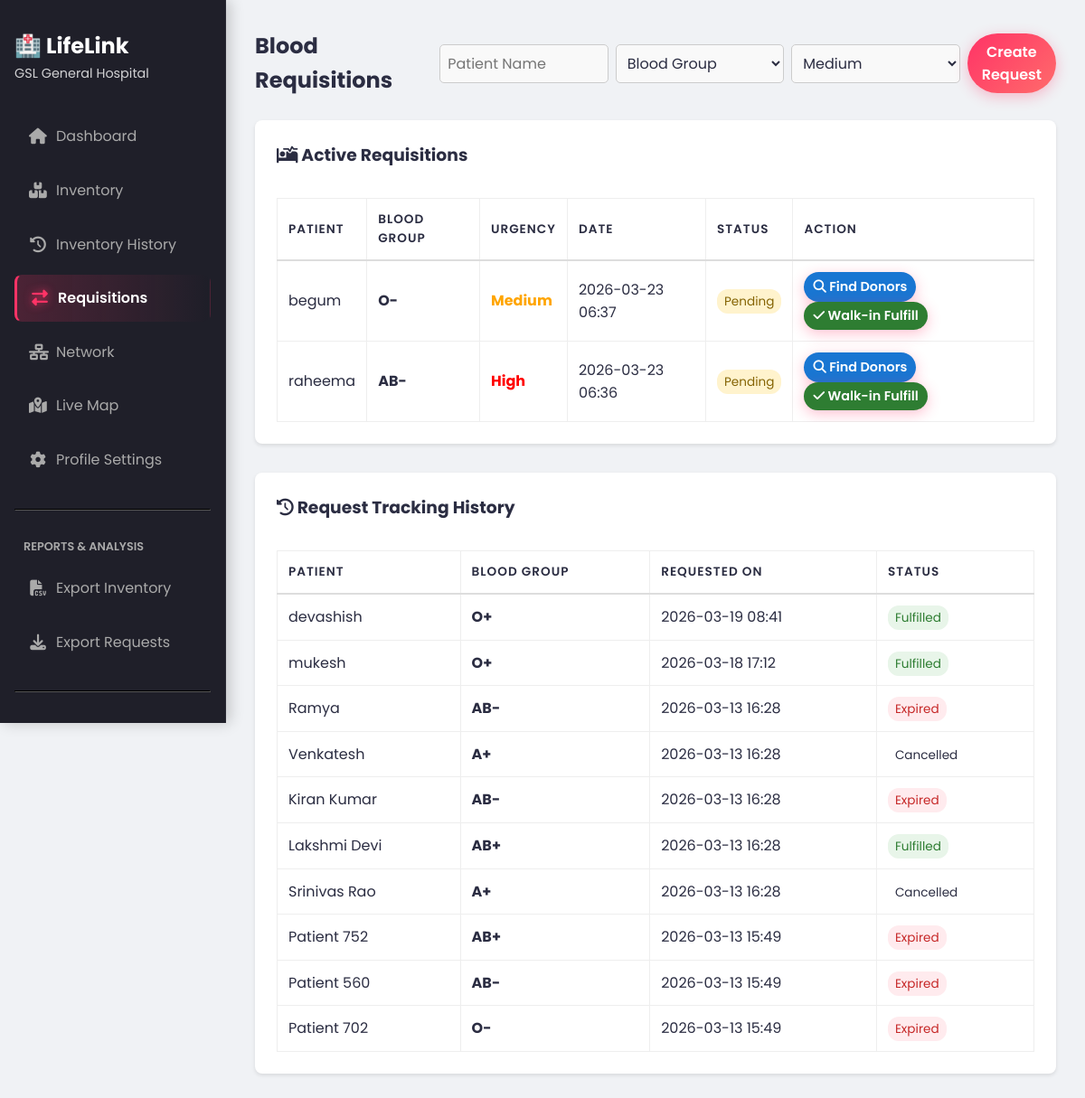
/hospital/requisition (signed in), run on the app's committed database.
### models.py (models this page shows, shortened)
class Hospital(UserMixin, db.Model):
    __tablename__ = 'hospitals'
    id = db.Column(db.Integer, primary_key=True)
    name = db.Column(db.String(100), nullable=False)
    email = db.Column(db.String(100), unique=True, nullable=True)
    password_hash = db.Column(db.String(200), nullable=True)
    city = db.Column(db.String(50), nullable=False)
    address = db.Column(db.String(255), nullable=False)
    mobile_number = db.Column(db.String(20), unique=True, nullable=False)
    latitude = db.Column(db.Float, nullable=True)
    longitude = db.Column(db.Float, nullable=True)
    blood_stock = db.Column(db.JSON, default={})
    is_approved = db.Column(db.Boolean, default=True)

class BloodRequest(db.Model):
    __tablename__ = 'blood_requests'
    id = db.Column(db.Integer, primary_key=True)
    requester_id = db.Column(db.Integer, db.ForeignKey('users.id'), nullable=True)
    patient_name = db.Column(db.String(100), nullable=False)
    blood_group = db.Column(db.String(5), nullable=False)
    hospital_name = db.Column(db.String(100), nullable=False)
    hospital_location = db.Column(db.String(255), nullable=True)
    req_latitude = db.Column(db.Float, nullable=False)
    req_longitude = db.Column(db.Float, nullable=False)
    urgency_level = db.Column(db.String(20), default='Medium')
    contact_number = db.Column(db.String(15), nullable=False)
    status = db.Column(db.String(20), default='Pending') # Pending, Fulfilled, Cancelled, Expired
    fulfilled_by_id = db.Column(db.Integer, db.ForeignKey('users.id'), nullable=True)
    expiry_days = db.Column(db.Integer, default=5)
    expiry_at = db.Column(db.DateTime, nullable=True)
    created_at = db.Column(db.DateTime, default=datetime.utcnow)
    requester = db.relationship('User', foreign_keys=[requester_id], backref='requests')
    fulfilled_by = db.relationship('User', foreign_keys=[fulfilled_by_id], backref='fulfilled_requests')

### app.py (the view, shortened to what this page needs)
@app.route('/hospital/requisition', methods=['GET', 'POST'])
@login_required
def hospital_requisition():
    if not isinstance(current_user, Hospital): return redirect(url_for('home'))
    reqs = BloodRequest.query.filter_by(hospital_name=current_user.name).order_by(BloodRequest.created_at.desc()).all()
    return render_template('hospital/requisition.html', reqs=reqs)

### app.py (called while the page is built, shortened)
@app.after_request
def add_header(response):
    response.headers['Cache-Control'] = 'no-store, no-cache, must-revalidate, post-check=0, pre-check=0, max-age=0'
    response.headers['Pragma'] = 'no-cache'
    response.headers['Expires'] = '-1'
    return response

@login_manager.user_loader
def load_user(user_id):
    if user_id.startswith('admin_'):
        try:
            uid = int(user_id.split('_')[1])
            return db.session.get(Admin, uid)
        except (IndexError, ValueError):
            return None
    if user_id.startswith('hospital_'):
        try:
            uid = int(user_id.split('_')[1])
            hosp = db.session.get(Hospital, uid)
            if hosp and not hosp.is_approved:
                return None
            return hosp
        except (IndexError, ValueError):
            return None

@app.context_processor
def inject_translations():
    lang = session.get('lang', 'en')
    def _t(key, **kwargs):
        text = TRANSLATIONS.get(lang, TRANSLATIONS['en']).get(key, key)
        for k, v in kwargs.items():
            text = text.replace(f"{{{k}}}", str(v))
        return text
    return dict(_=_t, current_lang=lang, datetime=datetime)

@app.before_request
def run_background_tasks():
    if not request.path.startswith('/static'):
        try:
            update_request_statuses()
            send_eligibility_reminders()
        except:
            pass # Keep app stable if DB is not ready

def update_request_statuses():
    try:
        now = datetime.utcnow()
        expiry_threshold = now - timedelta(hours=24)
        expired_reqs = BloodRequest.query.filter(
            BloodRequest.status == 'Pending',
            BloodRequest.created_at <= expiry_threshold
        ).all()
        for req in expired_reqs:
            req.status = 'Expired'
        expired_broadcasts = HospitalBroadcast.query.filter(
            HospitalBroadcast.status == 'Active',
            HospitalBroadcast.created_at <= expiry_threshold
        ).all()
        for b in expired_broadcasts:
            b.status = 'Expired'
        db.session.commit()
    except Exception as e:
        print(f"Error updating request statuses: {e}")
        db.session.rollback()

### templates/hospital/requisition.html (shortened to what this page needs)
{% extends 'hospital/base.html' %}
{% block hospital_content %}
<div style="display: flex; justify-content: space-between; align-items: center; margin-bottom: 1.5rem;">
    <h2>Blood Requisitions</h2>
    <form method="POST" action="{{ url_for('hospital_requisition') }}" style="display: flex; gap: 0.5rem; align-items: center;">
        <input type="text" name="patient_name" placeholder="Patient Name" required style="padding: 0.5rem; border: 1px solid #ccc; border-radius: 5px;">
        <select name="blood_group" required style="padding: 0.5rem; border: 1px solid #ccc; border-radius: 5px;">
            <option value="">Blood Group</option>
        </select>
        <select name="urgency_level" required style="padding: 0.5rem; border: 1px solid #ccc; border-radius: 5px;">
            <option value="Medium" selected>Medium</option>
        </select>
        <button type="submit" class="btn" style="padding: 0.5rem 1rem;">Create Request</button>
    </form>
</div>
{% set active_reqs = reqs | selectattr('status', 'in', ['Pending', 'Assigned']) | list %}
{% set past_reqs = reqs | rejectattr('status', 'in', ['Pending', 'Assigned']) | list %}
<div style="background: var(--surface); padding: 1.5rem; border-radius: 8px; box-shadow: 0 2px 4px rgba(0,0,0,0.1); margin-bottom: 2rem;">
    <h3><i class="fas fa-procedures"></i> Active Requisitions</h3>
    {% if active_reqs %}
    <div style="overflow-x: auto; margin-top: 1rem;">
        <table class="table" style="width: 100%; border-collapse: collapse;">
            <thead>
                <tr style="background: #f8f9fa; text-align: left;">
                    <th style="padding: 12px; border-bottom: 2px solid #ddd;">Patient</th>
                    <th style="padding: 12px; border-bottom: 2px solid #ddd;">Blood Group</th>
                    <th style="padding: 12px; border-bottom: 2px solid #ddd;">Urgency</th>
                    <th style="padding: 12px; border-bottom: 2px solid #ddd;">Date</th>
                    <th style="padding: 12px; border-bottom: 2px solid #ddd;">Status</th>
                    <th style="padding: 12px; border-bottom: 2px solid #ddd;">Action</th>
                </tr>
            </thead>
            <tbody>
                {% for r in active_reqs %}
                <tr style="border-bottom: 1px solid #eee;">
                    <td style="padding: 12px;">{{ r.patient_name }}</td>
                    <td style="padding: 12px;"><strong>{{ r.blood_group }}</strong></td>
                    <td style="padding: 12px; font-weight: bold;" class="urgency-{{ r.urgency_level|lower }}">{{ r.urgency_level }}</td>
                    <td style="padding: 12px;">{{ r.created_at.strftime('%Y-%m-%d %H:%M') }}</td>
                    <td style="padding: 12px;">
                        <span class="badge-base status-{{ r.status|lower }}">{{ r.status }}</span>
                    </td>
                    <td style="padding: 12px;">
                        {% if r.status == 'Pending' %}
                        <a href="{{ url_for('hospital_find_donors', req_id=r.id) }}" class="btn" style="background: #1976d2; padding: 5px 10px; font-size: 0.9em; margin-right: 5px;" title="Find Donors via AI"><i class="fas fa-search"></i> Find Donors</a>
                        <form method="POST" action="{{ url_for('fulfill_requisition', req_id=r.id) }}" style="display:inline;">
                            <button type="submit" class="btn" style="background: #2e7d32; padding: 5px 10px; font-size: 0.9em;" title="Mark Fulfilled"><i class="fas fa-check"></i> Walk-in Fulfill</button>
                        </form>
                        {% elif r.status == 'Assigned' %}
                        <form method="POST" action="{{ url_for('fulfill_requisition', req_id=r.id) }}" style="display:inline;">
                            <button type="submit" class="btn" style="background: #2e7d32; padding: 5px 10px; font-size: 0.9em;" title="Mark Complete"><i class="fas fa-check-double"></i> Complete Donation</button>
                        </form>
                        {% endif %}
                    </td>
                </tr>
                {% endfor %}
            </tbody>
        </table>
    </div>
    {% else %}
    <p style="color: #666; margin-top: 1rem; text-align: center; padding: 2rem;">No active requisitions right now.</p>
    {% endif %}
</div>
<div style="background: var(--surface); padding: 1.5rem; border-radius: 8px; box-shadow: 0 2px 4px rgba(0,0,0,0.1);">
    <h3><i class="fas fa-history"></i> Request Tracking History</h3>
    {% if past_reqs %}
    <div style="overflow-x: auto; margin-top: 1rem;">
        <table class="table" style="width: 100%; border-collapse: collapse;">
            <thead>
                <tr style="background: #f8f9fa; text-align: left;">
                    <th style="padding: 12px; border-bottom: 2px solid #ddd;">Patient</th>
                    <th style="padding: 12px; border-bottom: 2px solid #ddd;">Blood Group</th>
                    <th style="padding: 12px; border-bottom: 2px solid #ddd;">Requested On</th>
                    <th style="padding: 12px; border-bottom: 2px solid #ddd;">Status</th>
                </tr>
            </thead>
            <tbody>
                {% for r in past_reqs %}
                <tr style="border-bottom: 1px solid #eee;">
                    <td style="padding: 12px;">{{ r.patient_name }}</td>
                    <td style="padding: 12px;"><strong>{{ r.blood_group }}</strong></td>
                    <td style="padding: 12px;">{{ r.created_at.strftime('%Y-%m-%d %H:%M') }}</td>
                    <td style="padding: 12px;">
                        <span class="badge-base status-{{ r.status|lower }}">{{ r.status }}</span>
                    </td>
                </tr>
                {% endfor %}
            </tbody>
        </table>
    </div>
    {% else %}
    <p style="color: #666; margin-top: 1rem; text-align: center; padding: 2rem;">No request history found.</p>
    {% endif %}
</div>
{% endblock %}

### templates/hospital/base.html (shortened to what this page needs)
<!DOCTYPE html>
<html lang="{{ current_lang }}">
<head>
    <link rel="stylesheet" href="{{ url_for('static', filename='css/style.css') }}">
    <link rel="stylesheet" href="https://cdnjs.cloudflare.com/ajax/libs/font-awesome/6.4.0/css/all.min.css">
</head>
<body>
    <div class="sidebar">
        <h2>🏥 LifeLink</h2>
        <p style="font-size: 0.9em; margin-bottom: 2rem; opacity: 0.8;">{{ current_user.name }}</p>
        <a href="{{ url_for('hospital_dashboard') }}" class="{{ 'active' if request.endpoint == 'hospital_dashboard' else '' }}"><i class="fas fa-home"></i> Dashboard</a>
        <a href="{{ url_for('hospital_inventory') }}" class="{{ 'active' if request.endpoint == 'hospital_inventory' else '' }}"><i class="fas fa-boxes"></i> Inventory</a>
        <a href="{{ url_for('hospital_history') }}" class="{{ 'active' if request.endpoint == 'hospital_history' else '' }}"><i class="fas fa-history"></i> Inventory History</a>
        <a href="{{ url_for('hospital_requisition') }}" class="{{ 'active' if request.endpoint == 'hospital_requisition' or request.endpoint == 'fulfill_requisition' else '' }}"><i class="fas fa-exchange-alt"></i> Requisitions</a>
        <a href="{{ url_for('hospital_network') }}" class="{{ 'active' if request.endpoint == 'hospital_network' else '' }}"><i class="fas fa-network-wired"></i> Network</a>
        <a href="{{ url_for('hospital_map') }}" class="{{ 'active' if request.endpoint == 'hospital_map' else '' }}"><i class="fas fa-map-marked-alt"></i> Live Map</a>
        <a href="{{ url_for('hospital_profile') }}" class="{{ 'active' if request.endpoint == 'hospital_profile' else '' }}"><i class="fas fa-cog"></i> Profile Settings</a>
        <hr style="border-color: #555; margin: 20px 0;">
        <div style="padding: 10px; color: #aaa; text-transform: uppercase; font-size: 0.8em; font-weight: 600;">Reports & Analysis</div>
        <a href="{{ url_for('hospital_export', report_type='inventory') }}"><i class="fas fa-file-csv"></i> Export Inventory</a>
        <a href="{{ url_for('hospital_export', report_type='requests') }}"><i class="fas fa-download"></i> Export Requests</a>
        <hr style="border-color: #555; margin: 20px 0;">
        <a href="{{ url_for('home') }}"> Main Site</a>
    </div>
    <div class="content">
        {% block hospital_content %}{% endblock %}
    </div>
</body>
</html>

### static/css/style.css (style rules this page uses)
:root { --primary: #FF3366; --primary-dark: #cc0044; --secondary: #2B2D42; --accent: #27ae60; --background: #f0f2f5; --text: #2B2D42; --white: #ffffff; --glass: rgba(255, 255, 255, 0.95); --shadow: 0 10px 30px rgba(0, 0, 0, 0.08); --radius: 16px; --gradient: linear-gradient(135deg, #FF3366 0%, #FF6B6B 100%); --gradient-hover: linear-gradient(135deg, #FF6B6B 0%, #FF3366 100%); --table-header: #f8f9fa; --table-hover: #fafafa; --input-bg: #f9f9f9; --border-color: #eee; --surface: #ffffff; --btn-text: #ffffff; --footer-bg: var(--secondary); --footer-text: #ffffff; }
* { margin: 0; padding: 0; box-sizing: border-box; font-family: 'Poppins', sans-serif; }
body { background-color: var(--background); color: var(--text); line-height: 1.6; display: flex; flex-direction: column; min-height: 100vh; }
.btn { display: inline-block; padding: 0.8rem 2rem; background: var(--gradient); color: var(--btn-text); border-radius: 50px; text-decoration: none; transition: all 0.3s ease; border: none; cursor: pointer; font-size: 1rem; font-weight: 600; box-shadow: 0 4px 15px rgba(255, 51, 102, 0.3); }
table { width: 100%; border-collapse: separate; border-spacing: 0; }
th { background: var(--table-header); color: var(--secondary); padding: 1.2rem; font-weight: 700; text-transform: uppercase; font-size: 0.85rem; letter-spacing: 1px; }
td { padding: 1.2rem; border-bottom: 1px solid var(--border-color); background: var(--white); color: var(--text); }
tr:last-child td { border-bottom: none; }
input, select, textarea { width: 100%; padding: 1rem; border: 2px solid var(--border-color); border-radius: 10px; font-size: 1rem; transition: all 0.3s; background: var(--input-bg); color: var(--text); }

### templates/hospital/base.html (style rules this page uses)
body { font-family: 'Poppins', sans-serif; margin: 0; background: var(--background); }
.sidebar { width: 250px; background: rgba(20,20,30,0.95); backdrop-filter: blur(10px); color: white; padding: 2rem 1rem; position: fixed; top: 0; left: 0; height: 100vh; overflow-y: auto; box-sizing: border-box; display: flex; flex-direction: column; border-right: 1px solid rgba(255,255,255,0.05); z-index: 100; box-shadow: 4px 0 15px rgba(0,0,0,0.2); }
.sidebar a { color: #aaa; display: flex; align-items: center; gap: 10px; padding: 12px 15px; text-decoration: none; border-radius: 8px; margin-bottom: 8px; transition: all 0.3s cubic-bezier(0.4, 0, 0.2, 1); border: 1px solid transparent; }
.sidebar a i { font-size: 1.1em; width: 20px; text-align: center; transition: color 0.3s; }
.sidebar a.active { color: white; background: linear-gradient(90deg, rgba(255,51,102,0.2), rgba(255,51,102,0)); border-left: 3px solid var(--primary); font-weight: 600; }
.sidebar a.active i { color: var(--primary); text-shadow: 0 0 10px rgba(255,51,102,0.8); }
.content { margin-left: 250px; padding: 2rem; color: var(--text); overflow-x: hidden; min-height: 100vh; box-sizing: border-box; }
.table { width: 100%; border-collapse: collapse; margin-top: 1rem; min-width: 600px; }
.table th, .table td { padding: 10px; border: 1px solid var(--border-color); text-align: left; background: var(--white); }
.table th { background: var(--surface); font-weight: 600; }
.urgency-high { color: red; }
.urgency-medium { color: orange; }
.badge-base { padding: 4px 8px; border-radius: 12px; font-size: 0.85em; }
.status-pending { background: #fff3cd; color: #856404; }
.status-fulfilled { background: #e8f5e9; color: #2e7d32; }
.status-expired { background: #ffebee; color: #c62828; }

### data on the page
Hospital: name "GSL General Hospital"
BloodRequest: patient_name "begum", blood_group "O-", urgency_level "Medium", created_at "2026-03-23 06:37", status "Pending"
BloodRequest: patient_name "raheema", blood_group "AB-", urgency_level "High", created_at "2026-03-23 06:36", status "Pending"
BloodRequest: patient_name "devashish", blood_group "O+", created_at "2026-03-19 08:41", status "Fulfilled"
BloodRequest: patient_name "mukesh", blood_group "O+", created_at "2026-03-18 17:12", status "Fulfilled"
BloodRequest: patient_name "Ramya", blood_group "AB-", created_at "2026-03-13 16:28", status "Expired"
BloodRequest: patient_name "Venkatesh", blood_group "A+", created_at "2026-03-13 16:28", status "Cancelled"
BloodRequest: patient_name "Kiran Kumar", blood_group "AB-", created_at "2026-03-13 16:28", status "Expired"
BloodRequest: patient_name "Lakshmi Devi", blood_group "AB+", created_at "2026-03-13 16:28", status "Fulfilled"
BloodRequest: patient_name "Srinivas Rao", blood_group "A+", created_at "2026-03-13 16:28", status "Cancelled"
BloodRequest: patient_name "Patient 752", blood_group "AB+", created_at "2026-03-13 15:49", status "Expired"
BloodRequest: patient_name "Patient 560", blood_group "AB-", created_at "2026-03-13 15:49", status "Expired"
BloodRequest: patient_name "Patient 702", blood_group "O-", created_at "2026-03-13 15:49", status "Expired"
